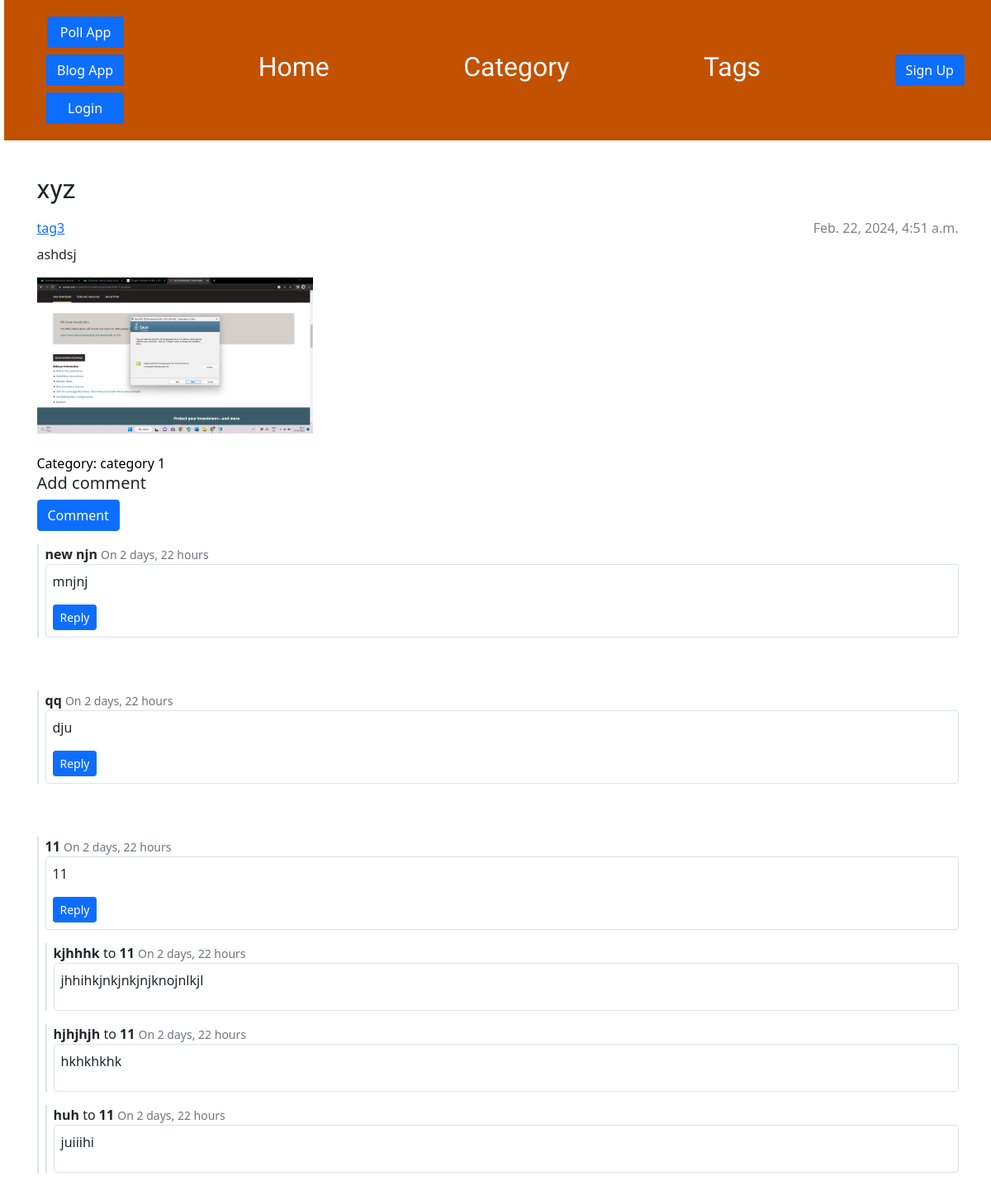
The app's page /post/xyz/, older data.
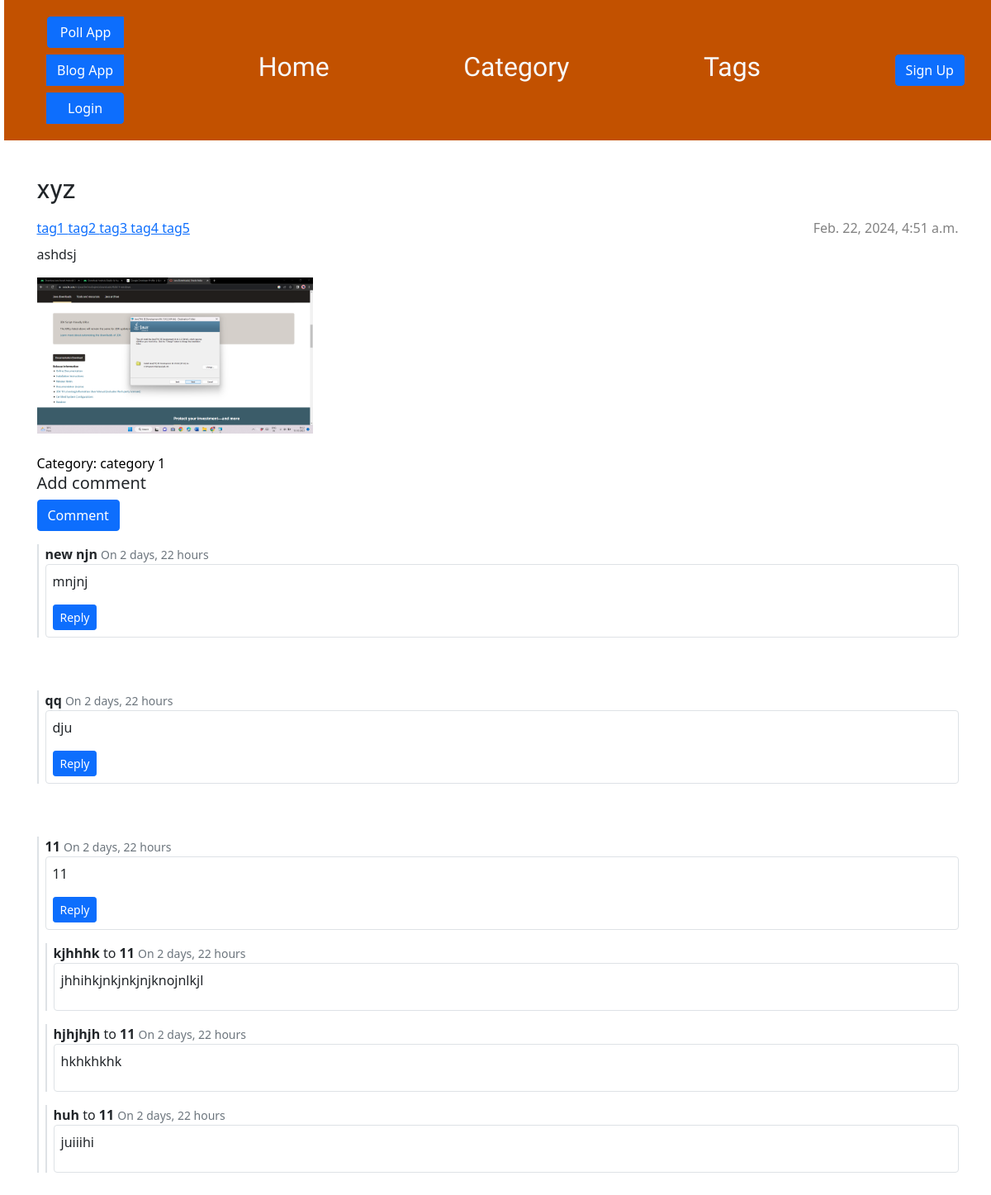
The same page, newer data.
### blog/models.py (models this page shows, shortened)
class Tag(models.Model):
    title= models.CharField(max_length=100,unique=True)
    slug = AutoSlugField(populate_from="title", unique=True, null = True , default=None)

class Comment(models.Model):
    user = models.ForeignKey(settings.AUTH_USER_MODEL, on_delete=models.CASCADE,null=True)
    post = models.ForeignKey(Post,on_delete=models.CASCADE, related_name="comments")
    text = models.TextField(null=True)
    name = models.CharField(max_length=50)
    body = models.TextField(blank=True)
    created = models.DateTimeField(auto_now_add=True)
    updated = models.DateTimeField(auto_now=True)
    active = models.BooleanField(default=True)
    parent = models.ForeignKey("self", null=True, blank=True, on_delete=models.CASCADE)
    class Meta:
        ordering = ('-created',)
    def get_comments(self):
        return Comment.objects.filter(parent=self).filter(active=True)

### blog/views.py (the view)
# urls.py: path('post/<slug:slug>/' , views.post_detail , name = 'post_detail'),
def post_detail(request,slug):
    post = get_object_or_404(Post, slug=slug)
    comments = post.comments.filter(active=True)
    new_comment = None
    if request.method == 'POST':
        comment_form = CommentForm(data = request.POST)
        if comment_form.is_valid():
            new_comment = comment_form.save(commit=False)
            new_comment.post=post
            new_comment.save()
            return redirect('blog:post_detail' , slug = slug)
    else:
        comment_form =CommentForm()
    return render(request, 'blog/post_detail.html', {'post': post ,'new_comment' : new_comment ,'comments':comments , 'comment_form' : comment_form})

### blog/models.py (called while the page is built)
    def get_comments(self):
        return Comment.objects.filter(post=self, parent__isnull=True, active=True)

    def get_absolute_url(self):
        return reverse('blog:post_detail' ,kwargs={"slug": self.slug})

### blog/templates/blog/post_detail.html (shortened to what this page needs)
{% extends 'blog/base.html' %}
{% load static %}
{% block content %}
    <link rel="stylesheet" href="https://cdn.jsdelivr.net/npm/bootstrap@5.1.3/dist/css/bootstrap.min.css"
>
    <article class="post w-100">
        <h2 class="card-title mb-3 custom-font text-decoration-none">{{ post.title }}</h2>
        {% if post.published_date %}
            <time class="date">
                {{ post.published_date }}
            </time>
        {% endif %}
        <div class="tags mb-2 mt-2">
            {% for tag in post.tags.all %}
            <a href="{% url 'blog:tag_post' tag_title=tag.title %}" class=" tag">
                {{ tag.title }}
            </a>
            {% endfor %}
        </div>
        <p>{{ post.text|linebreaksbr }}</p>
        <img src="{{ post.featured_image.url }}" alt = "{{ post.title}}"width="30%" height="30%">
        <br><br>
        {% if post.category %}
            <a class="text-decoration-none text-black" href="{% url 'blog:cat_post' category_slug=post.category.title %}">
                <p class="card-text text-decoration-none">Category: {{ post.category.title }}</p>
            </a>
        {% endif %}
        <h5>Add comment</h5>
        <form method="post" action="">
            <button type="submit" class="btn btn-primary" onclick="showCommentBox()">Comment</button>
        </form>
        {% if not post.comments.all %}
            No comments yet
        {% else %}
        {% for comment in post.get_comments %}
        {% include 'blog/comment.html' with comment=comment %}
                  <div >
                      <br><br>
                 </div>
          {% endfor %}
        {% endif %}
    </article>
{% endblock %}

### blog/templates/blog/comment.html (shortened to what this page needs)
<div class="border-0 border-start border-2 ps-2" id="{{comment.id}}">
    <div class="mt-3">
        <strong>{{comment.name}}</strong>
        {% if comment.parent %}
        to <strong>{{comment.parent.name}}</strong>
        {% endif %}
        <small class="text-muted">On {{ comment.created|timesince }}</small>
    </div>
    <div class="border p-2 rounded">
        <p>{{comment.body}}</p>
        {% if not comment.parent %}
        <button class="btn btn-primary btn-sm" onclick="handleReply({{comment.id}})">Reply</button>
        {% endif %}
    </div>
    {% for child_comment in comment.get_comments %}
    {% include 'blog/comment.html' with comment=child_comment %}
    {% endfor %}
</div>

Row changes from the older to the newer data that the page shows:
now on this page (row unchanged): Tag: title "tag1"
now on this page (row unchanged): Tag: title "tag2"
added Tag: title "tag4"
added Tag: title "tag5"
